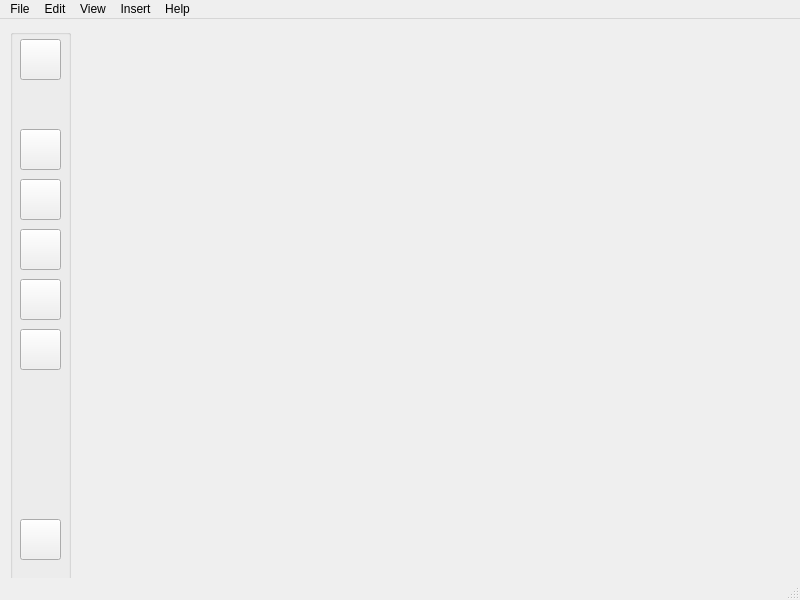
<?xml version="1.0" encoding="UTF-8"?>
<ui version="4.0">
 <class>VirtualClassroom</class>
 <widget class="QMainWindow" name="VirtualClassroom">
  <property name="geometry">
   <rect>
    <x>0</x>
    <y>0</y>
    <width>800</width>
    <height>600</height>
   </rect>
  </property>
  <property name="windowTitle">
   <string>MainWindow</string>
  </property>
  <widget class="QWidget" name="centralwidget">
   <widget class="QGroupBox" name="groupBox">
    <property name="geometry">
     <rect>
      <x>10</x>
      <y>10</y>
      <width>61</width>
      <height>561</height>
     </rect>
    </property>
    <property name="title">
     <string/>
    </property>
    <widget class="QPushButton" name="pushButton_home">
     <property name="geometry">
      <rect>
       <x>10</x>
       <y>10</y>
       <width>41</width>
       <height>41</height>
      </rect>
     </property>
     <property name="text">
      <string/>
     </property>
     <property name="icon">
      <iconset>
       <activeon>:/Images/Icons/Images/Icons/home.png</activeon>
      </iconset>
     </property>
     <property name="iconSize">
      <size>
       <width>25</width>
       <height>25</height>
      </size>
     </property>
    </widget>
    <widget class="QPushButton" name="pushButton_class">
     <property name="geometry">
      <rect>
       <x>10</x>
       <y>100</y>
       <width>41</width>
       <height>41</height>
      </rect>
     </property>
     <property name="text">
      <string/>
     </property>
     <property name="icon">
      <iconset>
       <activeon>:/Images/Icons/Images/Icons/classes.png</activeon>
      </iconset>
     </property>
     <property name="iconSize">
      <size>
       <width>25</width>
       <height>25</height>
      </size>
     </property>
    </widget>
    <widget class="QPushButton" name="pushButton_announcement">
     <property name="geometry">
      <rect>
       <x>10</x>
       <y>150</y>
       <width>41</width>
       <height>41</height>
      </rect>
     </property>
     <property name="text">
      <string/>
     </property>
     <property name="icon">
      <iconset>
       <activeon>:/Images/Icons/Images/Icons/announcement.png</activeon>
      </iconset>
     </property>
     <property name="iconSize">
      <size>
       <width>25</width>
       <height>25</height>
      </size>
     </property>
    </widget>
    <widget class="QPushButton" name="pushButton_calendar">
     <property name="geometry">
      <rect>
       <x>10</x>
       <y>200</y>
       <width>41</width>
       <height>41</height>
      </rect>
     </property>
     <property name="text">
      <string/>
     </property>
     <property name="icon">
      <iconset>
       <activeon>:/Images/Icons/Images/Icons/calendar.png</activeon>
      </iconset>
     </property>
     <property name="iconSize">
      <size>
       <width>25</width>
       <height>25</height>
      </size>
     </property>
    </widget>
    <widget class="QPushButton" name="pushButton_file">
     <property name="geometry">
      <rect>
       <x>10</x>
       <y>250</y>
       <width>41</width>
       <height>41</height>
      </rect>
     </property>
     <property name="text">
      <string/>
     </property>
     <property name="icon">
      <iconset>
       <activeon>:/Images/Icons/Images/Icons/file.png</activeon>
      </iconset>
     </property>
     <property name="iconSize">
      <size>
       <width>25</width>
       <height>25</height>
      </size>
     </property>
    </widget>
    <widget class="QPushButton" name="pushButton_setting">
     <property name="geometry">
      <rect>
       <x>10</x>
       <y>490</y>
       <width>41</width>
       <height>41</height>
      </rect>
     </property>
     <property name="text">
      <string/>
     </property>
     <property name="icon">
      <iconset>
       <activeon>:/Images/Icons/Images/Icons/setting.png</activeon>
      </iconset>
     </property>
     <property name="iconSize">
      <size>
       <width>25</width>
       <height>25</height>
      </size>
     </property>
    </widget>
    <widget class="QPushButton" name="pushButton_chat">
     <property name="geometry">
      <rect>
       <x>10</x>
       <y>300</y>
       <width>41</width>
       <height>41</height>
      </rect>
     </property>
     <property name="text">
      <string/>
     </property>
     <property name="icon">
      <iconset>
       <activeon>:/Images/Icons/Images/Icons/chat.png</activeon>
      </iconset>
     </property>
     <property name="iconSize">
      <size>
       <width>25</width>
       <height>25</height>
      </size>
     </property>
    </widget>
   </widget>
  </widget>
  <widget class="QMenuBar" name="menubar">
   <property name="geometry">
    <rect>
     <x>0</x>
     <y>0</y>
     <width>800</width>
     <height>21</height>
    </rect>
   </property>
   <widget class="QMenu" name="menuFile">
    <property name="title">
     <string>File</string>
    </property>
    <addaction name="separator"/>
    <addaction name="actionExit"/>
   </widget>
   <widget class="QMenu" name="menuEdit">
    <property name="title">
     <string>Edit</string>
    </property>
   </widget>
   <widget class="QMenu" name="menuView">
    <property name="title">
     <string>View</string>
    </property>
   </widget>
   <widget class="QMenu" name="menuInsert">
    <property name="title">
     <string>Insert</string>
    </property>
   </widget>
   <widget class="QMenu" name="menuHelp">
    <property name="title">
     <string>Help</string>
    </property>
   </widget>
   <addaction name="menuFile"/>
   <addaction name="menuEdit"/>
   <addaction name="menuView"/>
   <addaction name="menuInsert"/>
   <addaction name="menuHelp"/>
  </widget>
  <widget class="QStatusBar" name="statusbar"/>
  <action name="actionExit">
   <property name="text">
    <string>Exit</string>
   </property>
  </action>
 </widget>
 <resources/>
 <connections/>
</ui>
